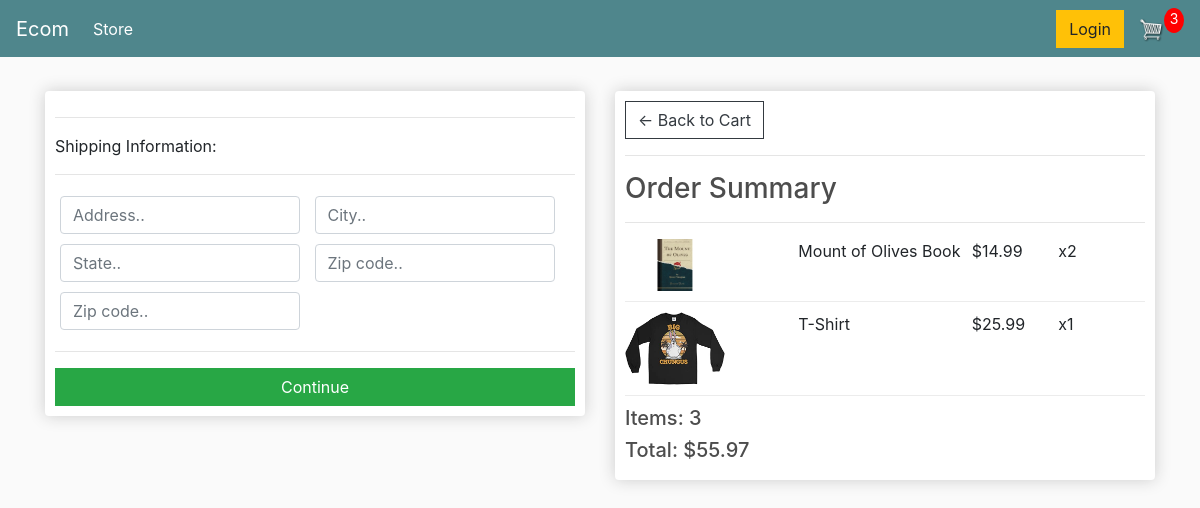
The page /checkout/ (signed in) on the database as committed earlier.
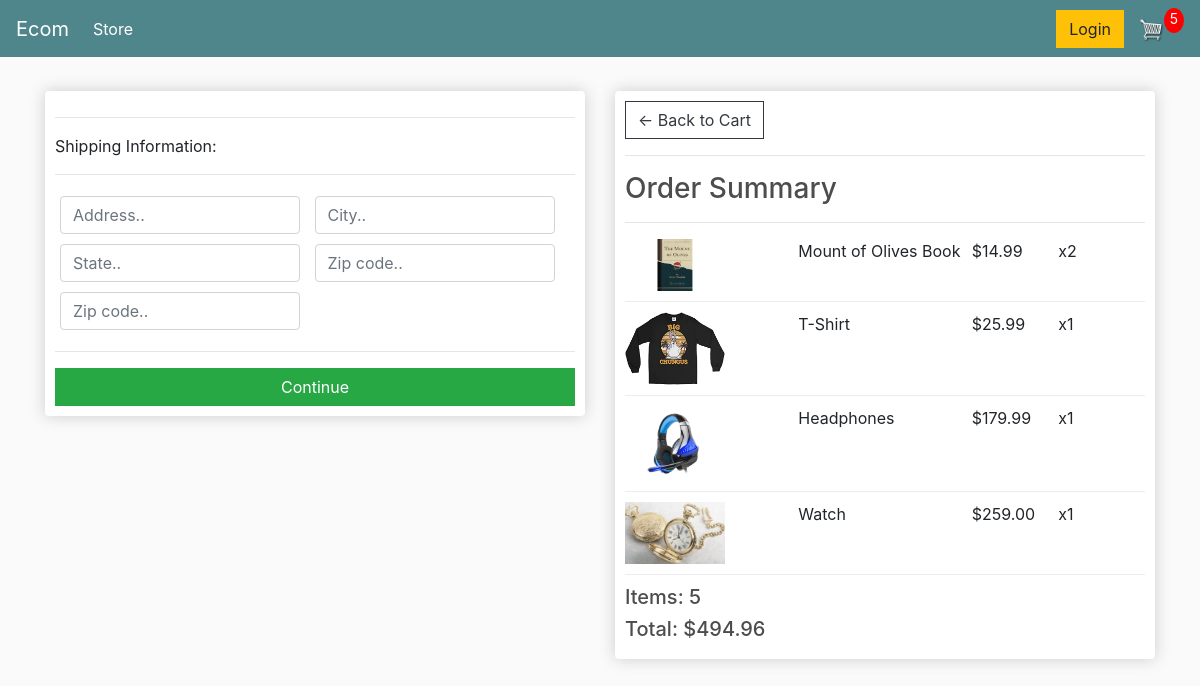
The same page on the database as committed later.
### store/models.py (models this page shows, shortened)
class OrderItem(models.Model):
	product = models.ForeignKey(Product, on_delete=models.SET_NULL, null=True)
	order = models.ForeignKey(Order, on_delete=models.SET_NULL, null=True)
	quantity = models.IntegerField(default=0, null=True, blank=True)
	date_added = models.DateTimeField(auto_now_add=True)
	@property
	def get_total(self):
		total = self.product.price * self.quantity
		return total

class Product(models.Model):
	name = models.CharField(max_length=200)
	price = models.DecimalField(max_digits=7, decimal_places=2)
	digital = models.BooleanField(default=False, null=True, blank=False)
	image = models.ImageField(null=True, blank=True)
	@property
	def imageURL(self):
		try:
			url = self.image.url
		except:
			url = ''
		return url

class Order(models.Model):
	customer = models.ForeignKey(Customer, on_delete=models.SET_NULL, null=True, blank=True)
	date_ordered = models.DateTimeField(auto_now_add=True)
	complete = models.BooleanField(default=False)
	transaction_id = models.CharField(max_length=100, null=True)
	@property
	def shipping(self):
		shipping = False
		orderitems = self.orderitem_set.all()
		for i in orderitems:
			if i.product.digital == False:
				shipping = True
		return shipping
	@property
	def get_cart_total(self):
		orderitems = self.orderitem_set.all()
		total = sum([item.get_total for item in orderitems])
		return total
	@property
	def get_cart_items(self):
		orderitems = self.orderitem_set.all()
		total = sum([item.quantity for item in orderitems])
		return total

### store/views.py (the view)
# urls.py: path('checkout/', views.checkout, name="checkout"),
def checkout(request):
	data = cartData(request)
	cartItems = data['cartItems']
	order = data['order']
	items = data['items']
	context = {'items':items, 'order':order, 'cartItems':cartItems}
	return render(request, 'store/checkout.html', context)

### store/utils.py (called while the page is built)
def cartData(request):
	if request.user.is_authenticated:
		customer = request.user.customer
		order, created = Order.objects.get_or_create(customer=customer, complete=False)
		items = order.orderitem_set.all()
		cartItems = order.get_cart_items
	else:
		cookieData = cookieCart(request)
		cartItems = cookieData['cartItems']
		order = cookieData['order']
		items = cookieData['items']
	return {'cartItems':cartItems ,'order':order, 'items':items}

### store/templates/store/checkout.html (shortened to what this page needs)
{% extends 'store/main.html' %}
{% load static %}
{% block content %}
<div class="row">
	<div class="col-lg-6">
		<div class="box-element" id="form-wrapper">
			<form id="form">
				<div id="shipping-info">
					<hr>
					<p>Shipping Information:</p>
					<hr>
					<div class="form-field">
						<input class="form-control" type="text" name="address" placeholder="Address..">
					</div>
					<div class="form-field">
						<input class="form-control" type="text" name="city" placeholder="City..">
					</div>
					<div class="form-field">
						<input class="form-control" type="text" name="state" placeholder="State..">
					</div>
					<div class="form-field">
						<input class="form-control" type="text" name="zipcode" placeholder="Zip code..">
					</div>
					<div class="form-field">
						<input class="form-control" type="text" name="country" placeholder="Zip code..">
					</div>
				</div>
				<hr>
				<input id="form-button" class="btn btn-success btn-block" type="submit" value="Continue">
			</form>
		</div>
		<br>
	</div>
	<div class="col-lg-6">
		<div class="box-element">
			<a  class="btn btn-outline-dark" href="{% url 'cart' %}">&#x2190; Back to Cart</a>
			<hr>
			<h3>Order Summary</h3>
			<hr>
			{% for item in items %}
			<div class="cart-row">
				<div style="flex:2"><img class="row-image" src="{{item.product.imageURL}}"></div>
				<div style="flex:2"><p>{{item.product.name}}</p></div>
				<div style="flex:1"><p>${{item.product.price}}</p></div>
				<div style="flex:1"><p>x{{item.quantity}}</p></div>
			</div>
			{% endfor %}
			<h5>Items: {{order.get_cart_items}}</h5>
			<h5>Total: ${{order.get_cart_total|floatformat:2}}</h5>
		</div>
	</div>
</div>
{% endblock content %}

### store/templates/store/main.html (shortened to what this page needs)
<!DOCTYPE html>
{% load static %}
<html>
    <head>
        <link rel="stylesheet" href="https://stackpath.bootstrapcdn.com/bootstrap/4.4.1/css/bootstrap.min.css">
        <link rel="stylesheet" type="text/css" href="{% static 'css/main.css' %}">
     </head>
     <body>
     	<nav class="navbar navbar-expand-lg navbar-dark bg-dark">
		  <a class="navbar-brand" href="{% url 'store' %}">Ecom</a>
		  <div class="collapse navbar-collapse" id="navbarSupportedContent">
		    <ul class="navbar-nav mr-auto">
		      <li class="nav-item active">
		        <a class="nav-link" href="{% url 'store' %}">Store <span class="sr-only">(current)</span></a>
		      </li>
		    </ul>
		    <div class="form-inline my-2 my-lg-0">
	     	<a href="#"class="btn btn-warning">Login</a>
	     	<a href="{% url 'cart' %}">
	    		<img  id="cart-icon" src="{% static 'images/cart.png' %}">
	    	</a>
	    	<p id="cart-total">{{cartItems}}</p>
	    </div>
		  </div>
		</nav>
         <div class="container">
                <br>
                {% block content %}
                 {% endblock content %}
         </div>
     </body>
</html>

### static/css/main.css (style rules this page uses)
body { background-color: hsl(0, 0%, 98%); }
h1,h2,h3,h4,h5,h6 { color:hsl(0, 0%, 30%); }
.box-element { box-shadow:hsl(0, 0%, 80%) 0 0 16px; background-color: #fff; border-radius: 4px; padding: 10px; }
.bg-dark { background-color: #4f868c!important; }
#cart-icon { width:25px; display: inline-block; margin-left: 15px; }
#cart-total { display: block; text-align: center; color:#fff; background-color: red; width: 20px; height: 25px; border-radius: 50%; font-size: 14px; }
.col-lg-4, .col-lg-6, .col-lg-8, .col-lg-12 { margin-top: 10px; }
.btn { border-radius: 0; }
.row-image { width: 100px; }
.form-field { width:250px; display: inline-block; padding: 5px; }
.cart-row { display: flex; align-items: flex-stretch; padding-bottom: 10px; margin-bottom: 10px; border-bottom: 1px solid #ececec; }

Rows that differ between the two databases and show on the page:
added OrderItem: product.imageURL (picture), product.name "Headphones", product.price "179.99", quantity "1"
added OrderItem: product.imageURL (picture), product.name "Watch", product.price "259.00", quantity "1"
computed for Order: get_cart_items "3" → "5"; get_cart_total "55.97" → "494.96"
Other text that changed with them:
{{ cartItems }}: "3" → "5"
